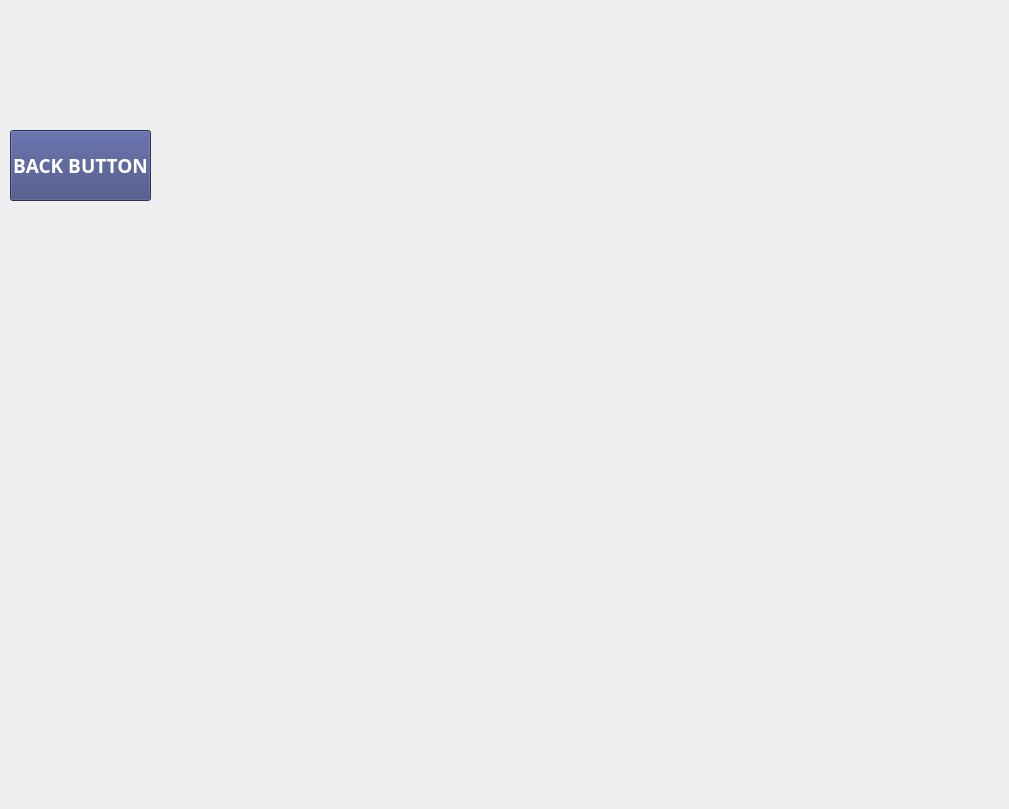
  <widget class="QWidget" name="page_9">
   <widget class="QLabel" name="label_10">
    <property name="geometry">
     <rect>
      <x>0</x>
      <y>0</y>
      <width>1000</width>
      <height>800</height>
     </rect>
    </property>
    <property name="text">
     <string/>
    </property>
    <property name="pixmap">
     <pixmap>10.png</pixmap>
    </property>
    <property name="scaledContents">
     <bool>true</bool>
    </property>
   </widget>
   <widget class="QPushButton" name="our_services_specializations_button">
    <property name="geometry">
     <rect>
      <x>110</x>
      <y>470</y>
      <width>201</width>
      <height>291</height>
     </rect>
    </property>
    <property name="styleSheet">
     <string>background-color: rgba(0, 0, 0, 0); border: none;</string>
    </property>
    <property name="text">
     <string/>
    </property>
    <property name="flat">
     <bool>true</bool>
    </property>
   </widget>
   <widget class="QPushButton" name="our_services_pharmacy_button">
    <property name="geometry">
     <rect>
      <x>680</x>
      <y>460</y>
      <width>201</width>
      <height>301</height>
     </rect>
    </property>
    <property name="styleSheet">
     <string>background-color: rgba(0, 0, 0, 0); border: none;</string>
    </property>
    <property name="text">
     <string/>
    </property>
    <property name="flat">
     <bool>true</bool>
    </property>
   </widget>
   <widget class="QPushButton" name="our_services_lab_test_button">
    <property name="geometry">
     <rect>
      <x>390</x>
      <y>460</y>
      <width>201</width>
      <height>301</height>
     </rect>
    </property>
    <property name="styleSheet">
     <string>background-color: rgba(0, 0, 0, 0); border: none;</string>
    </property>
    <property name="text">
     <string/>
    </property>
    <property name="flat">
     <bool>true</bool>
    </property>
   </widget>
   <widget class="QPushButton" name="our_services_back_button">
    <property name="geometry">
     <rect>
      <x>10</x>
      <y>130</y>
      <width>141</width>
      <height>71</height>
     </rect>
    </property>
    <property name="font">
     <font>
      <family>MS PGothic</family>
      <pointsize>14</pointsize>
      <weight>75</weight>
      <bold>true</bold>
     </font>
    </property>
    <property name="styleSheet">
     <string notr="true">background-color: rgb(61, 70, 126);
color: rgb(255, 255, 255);</string>
    </property>
    <property name="text">
     <string>BACK BUTTON</string>
    </property>
    <property name="iconSize">
     <size>
      <width>110</width>
      <height>110</height>
     </size>
    </property>
   </widget>
  </widget>
